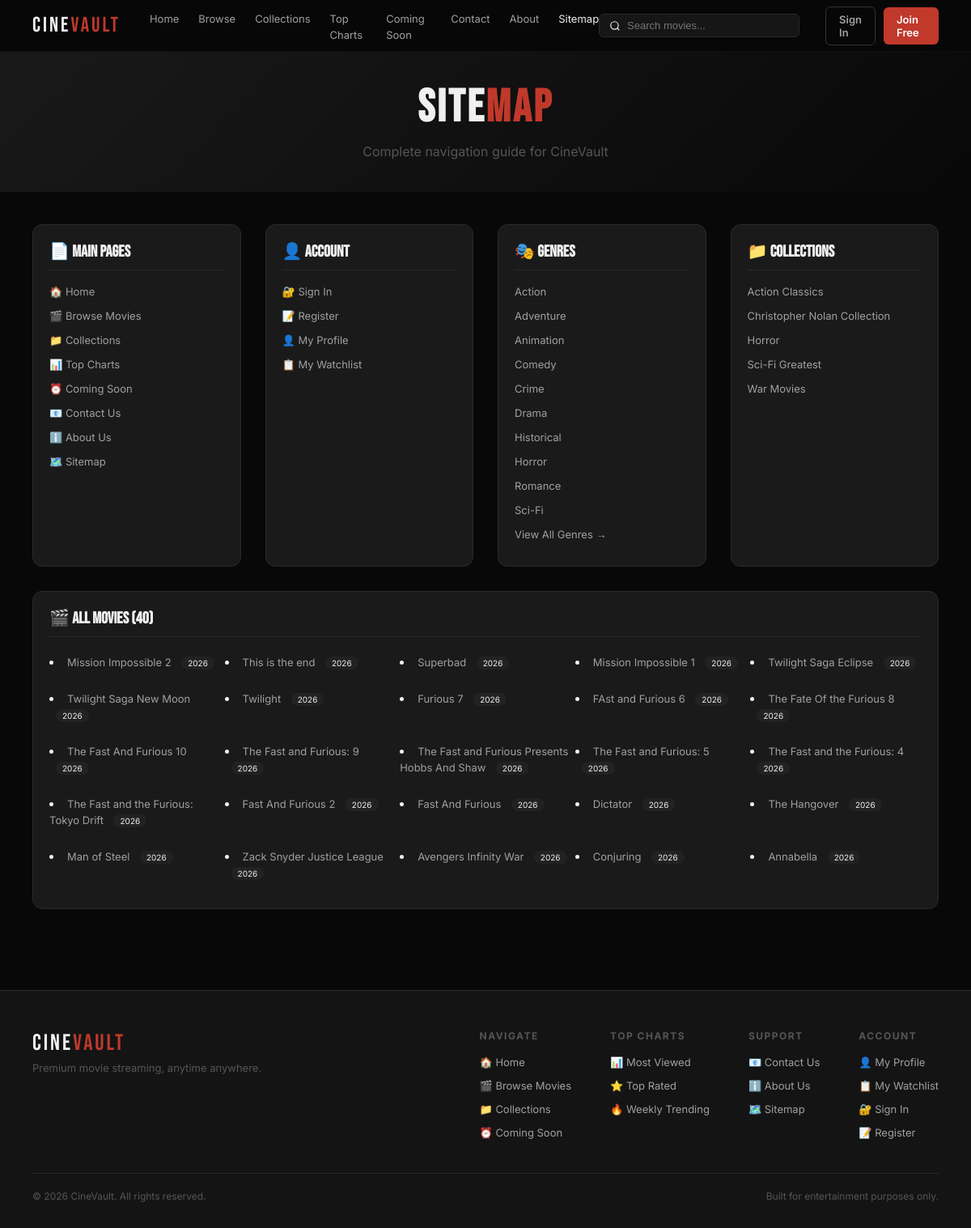
/sitemap.php, run on the app's committed database.
### tables this page shows
CREATE TABLE `genres` (
  `id` int(11) NOT NULL,
  `name` varchar(50) NOT NULL,
  `slug` varchar(50) NOT NULL
);

CREATE TABLE `collections` (
  `id` int(11) NOT NULL,
  `name` varchar(100) NOT NULL,
  `slug` varchar(100) NOT NULL,
  `description` text DEFAULT NULL,
  `cover_image` varchar(500) DEFAULT NULL,
  `is_active` tinyint(1) DEFAULT 1,
  `display_order` int(11) DEFAULT 0,
  `created_at` timestamp NOT NULL DEFAULT current_timestamp()
);

CREATE TABLE `movies` (
  `id` int(11) NOT NULL,
  `title` varchar(255) NOT NULL,
  `slug` varchar(255) NOT NULL,
  `description` text DEFAULT NULL,
  `poster` varchar(500) DEFAULT NULL,
  `backdrop` varchar(500) DEFAULT NULL,
  `trailer_url` varchar(500) DEFAULT NULL,
  `embed_url` varchar(500) NOT NULL,
  `year` int(11) DEFAULT NULL,
  `duration` int(11) DEFAULT NULL COMMENT 'in minutes',
  `rating` decimal(3,1) DEFAULT 0.0,
  `imdb_rating` decimal(3,1) DEFAULT 0.0,
  `director` varchar(255) DEFAULT NULL,
  `cast_members` text DEFAULT NULL,
  `language` varchar(50) DEFAULT 'English',
  `quality` varchar(20) DEFAULT 'HD',
  `views` int(11) DEFAULT 0,
  `is_featured` tinyint(1) DEFAULT 0,
  `is_trending` tinyint(1) DEFAULT 0,
  `is_upcoming` tinyint(1) DEFAULT 0,
  `release_date` date DEFAULT NULL,
  `meta_title` varchar(200) DEFAULT NULL,
  `meta_description` varchar(500) DEFAULT NULL,
  `meta_keywords` varchar(500) DEFAULT NULL,
  `created_at` timestamp NOT NULL DEFAULT current_timestamp()
);

### includes/config.php (called while the page is built, shortened)
<?php
function isLoggedIn() {
    return isset($_SESSION['user_id']);
}
?>

### sitemap.php (the view, shortened to what this page needs)
<?php
require_once __DIR__ . '/includes/config.php';
$db = getDB();
$movies = $db->query("SELECT id, slug, title, created_at FROM movies ORDER BY id DESC")->fetch_all(MYSQLI_ASSOC);
$genres = $db->query("SELECT slug, name FROM genres ORDER BY name")->fetch_all(MYSQLI_ASSOC);
$collections = $db->query("SELECT slug, name FROM collections ORDER BY name")->fetch_all(MYSQLI_ASSOC);
$loggedIn = isLoggedIn();
$username = $_SESSION['username'] ?? '';
?>
<!DOCTYPE html>
<html lang="en">
<head>
</head>
<body>
<nav class="navbar">
  <a class="nav-logo" href="index.php">CINE<span>VAULT</span></a>
  <ul class="nav-links">
    <li><a href="index.php">Home</a></li>
    <li><a href="movies.php">Browse</a></li>
    <li><a href="collections.php">Collections</a></li>
    <li><a href="charts.php">Top Charts</a></li>
    <li><a href="coming-soon.php">Coming Soon</a></li>
    <li><a href="contact.php">Contact</a></li>
    <li><a href="about.php">About</a></li>
    <li><a href="sitemap.php" class="active">Sitemap</a></li>
  </ul>
  <div class="nav-search">
    <div class="search-box">
      <svg width="14" height="14" fill="none" stroke="currentColor" stroke-width="2" viewBox="0 0 24 24"><circle cx="11" cy="11" r="8"/><path d="m21 21-4.35-4.35"/></svg>
      <input type="text" id="searchInput" placeholder="Search movies...">
    </div>
    <div class="nav-auth">
      <?php if ($loggedIn): ?>
      <div class="user-menu">
        <button class="user-trigger">
          <div class="user-avatar"><?= strtoupper(substr($username, 0, 1)) ?></div>
          <span><?= htmlspecialchars($username) ?></span>
        </button>
        <div class="user-dropdown">
          <a href="profile.php">My Profile</a>
          <a href="watchlist.php">My Watchlist</a>
          <a href="logout.php">Logout</a>
        </div>
      </div>
      <?php else: ?>
      <a href="login.php" class="btn btn-outline">Sign In</a>
      <a href="register.php" class="btn btn-red">Join Free</a>
      <?php endif; ?>
    </div>
  </div>
</nav>
<div class="page-header">
  <h1>SITE<span>MAP</span></h1>
  <p>Complete navigation guide for <?= SITE_NAME ?></p>
</div>
<div class="sitemap-section">
  <div class="sitemap-grid">
    <div class="sitemap-col">
      <h3>📄 Main Pages</h3>
      <ul>
        <li><a href="index.php">🏠 Home</a></li>
        <li><a href="movies.php">🎬 Browse Movies</a></li>
        <li><a href="collections.php">📁 Collections</a></li>
        <li><a href="charts.php">📊 Top Charts</a></li>
        <li><a href="coming-soon.php">⏰ Coming Soon</a></li>
        <li><a href="contact.php">📧 Contact Us</a></li>
        <li><a href="about.php">ℹ️ About Us</a></li>
        <li><a href="sitemap.php">🗺️ Sitemap</a></li>
      </ul>
    </div>
    <div class="sitemap-col">
      <h3>👤 Account</h3>
      <ul>
        <li><a href="login.php">🔐 Sign In</a></li>
        <li><a href="register.php">📝 Register</a></li>
        <li><a href="profile.php">👤 My Profile</a></li>
        <li><a href="watchlist.php">📋 My Watchlist</a></li>
      </ul>
    </div>
    <div class="sitemap-col">
      <h3>🎭 Genres</h3>
      <ul>
        <?php foreach (array_slice($genres, 0, 10) as $genre): ?>
        <li><a href="movies.php?genre=<?= $genre['slug'] ?>"><?= htmlspecialchars($genre['name']) ?></a></li>
        <?php endforeach; ?>
        <?php if (count($genres) > 10): ?>
        <li><a href="movies.php">View All Genres →</a></li>
        <?php endif; ?>
      </ul>
    </div>
    <div class="sitemap-col">
      <h3>📁 Collections</h3>
      <ul>
        <?php foreach ($collections as $collection): ?>
        <li><a href="collections.php?slug=<?= $collection['slug'] ?>"><?= htmlspecialchars($collection['name']) ?></a></li>
        <?php endforeach; ?>
      </ul>
    </div>
  </div>
  <div class="sitemap-col" style="margin-top:30px; width:100%">
    <h3>🎬 All Movies (<?= count($movies) ?>)</h3>
    <div class="movie-list" style="display:grid; grid-template-columns:repeat(auto-fill,minmax(200px,1fr)); gap:5px;">
      <?php foreach ($movies as $movie): ?>
      <li><a href="movie-detail.php?slug=<?= $movie['slug'] ?>"><?= htmlspecialchars($movie['title']) ?></a> <span class="count-badge"><?= date('Y', strtotime($movie['created_at'])) ?></span></li>
      <?php endforeach; ?>
    </div>
  </div>
</div>
<footer>
  <div class="footer-top">
    <div class="footer-brand">
      <div class="footer-logo">CINE<span>VAULT</span></div>
      <p class="footer-tagline">Premium movie streaming, anytime anywhere.</p>
    </div>
    <div class="footer-links">
      <div class="footer-col">
        <h4>Navigate</h4>
        <ul>
          <li><a href="index.php">🏠 Home</a></li>
          <li><a href="movies.php">🎬 Browse Movies</a></li>
          <li><a href="collections.php">📁 Collections</a></li>
          <li><a href="coming-soon.php">⏰ Coming Soon</a></li>
        </ul>
      </div>
      <div class="footer-col">
        <h4>Top Charts</h4>
        <ul>
          <li><a href="charts.php">📊 Most Viewed</a></li>
          <li><a href="charts.php">⭐ Top Rated</a></li>
          <li><a href="charts.php">🔥 Weekly Trending</a></li>
        </ul>
      </div>
      <div class="footer-col">
        <h4>Support</h4>
        <ul>
          <li><a href="contact.php">📧 Contact Us</a></li>
          <li><a href="about.php">ℹ️ About Us</a></li>
          <li><a href="sitemap.php">🗺️ Sitemap</a></li>
        </ul>
      </div>
      <div class="footer-col">
        <h4>Account</h4>
        <ul>
          <li><a href="profile.php">👤 My Profile</a></li>
          <li><a href="watchlist.php">📋 My Watchlist</a></li>
          <?php if (isset($_SESSION['user_id'])): ?>
          <li><a href="logout.php">🚪 Logout</a></li>
          <?php else: ?>
          <li><a href="login.php">🔐 Sign In</a></li>
          <li><a href="register.php">📝 Register</a></li>
          <?php endif; ?>
        </ul>
      </div>
    </div>
  </div>
  <div class="footer-bottom">
    <span>&copy; <?= date('Y') ?> CineVault. All rights reserved.</span>
    <span>Built for entertainment purposes only.</span>
  </div>
</footer>
</body>
</html>

### sitemap.php (style rules this page uses)
:root { --black: #080808; --dark-2: #141414; --dark-3: #1a1a1a; --dark-4: #222; --red: #c0392b; --red-light: #e74c3c; --text: #f0f0f0; --text-sec: #a0a0a0; --text-muted: #555; --border: #2a2a2a; --gold: #f0b429; --font-display: 'Bebas Neue', sans-serif; --font-body: 'Inter', sans-serif; }
* { margin:0;padding:0;box-sizing:border-box }
body { background:var(--black);color:var(--text);font-family:var(--font-body) }
.navbar { position:fixed;top:0;left:0;right:0;z-index:1000;height:64px;display:flex;align-items:center;padding:0 40px;background:rgba(8,8,8,0.97);backdrop-filter:blur(12px);border-bottom:1px solid rgba(255,255,255,0.04) }
.nav-logo { font-family:var(--font-display);font-size:26px;letter-spacing:3px; text-decoration:none; color:#f0f0f0; }
.nav-logo span { color:var(--red) }
.nav-links { display:flex;gap:24px;margin-left:36px;list-style:none }
.nav-links a { font-size:13px;color:var(--text-sec);text-decoration:none }
.nav-links a:hover,.nav-links a.active { color:var(--text) }
.nav-search { margin-left:auto;display:flex;align-items:center;gap:12px }
.search-box { display:flex;align-items:center;background:rgba(255,255,255,0.06);border:1px solid var(--border);border-radius:6px;padding:6px 12px;gap:8px }
.search-box input { background:none;border:none;outline:none;color:var(--text);font-size:13px;width:200px }
.nav-auth { display:flex;align-items:center;gap:10px;margin-left:20px }
.btn { display:inline-flex;padding:7px 16px;border-radius:6px;font-size:13px;font-weight:600;text-decoration:none }
.btn-outline { background:transparent;border:1px solid #333;color:var(--text-sec) }
.btn-red { background:var(--red);color:#fff }
.page-header { padding:100px 40px 40px;text-align:center;background:linear-gradient(135deg, var(--dark-3) 0%, var(--black) 100%) }
.page-header h1 { font-family:var(--font-display);font-size:56px;letter-spacing:3px }
.page-header h1 span { color:var(--red) }
.page-header p { color:var(--text-muted);margin-top:10px }
.sitemap-section { padding:40px;max-width:1200px;margin:0 auto }
.sitemap-grid { display:grid;grid-template-columns:repeat(4,1fr);gap:30px }
.sitemap-col { background:var(--dark-3);border-radius:12px;padding:20px;border:1px solid var(--border) }
.sitemap-col h3 { font-family:var(--font-display);font-size:20px;margin-bottom:15px;padding-bottom:10px;border-bottom:1px solid var(--border) }
.sitemap-col ul { list-style:none }
.sitemap-col li { margin-bottom:10px }
.sitemap-col a { color:var(--text-sec);text-decoration:none;font-size:13px;transition:color 0.2s }
.movie-list { max-height:300px;overflow-y:auto }
.movie-list li { padding:5px 0 }
.count-badge { background:var(--dark-4);padding:2px 8px;border-radius:20px;font-size:10px;margin-left:8px }
footer { padding: 48px 40px 32px; border-top: 1px solid var(--border); margin-top: 60px; background: var(--dark-2); }
.footer-top { display: flex; justify-content: space-between; align-items: flex-start; margin-bottom: 32px; flex-wrap: wrap; gap: 40px; }
.footer-brand { flex-shrink: 0; }
.footer-logo { font-family: var(--font-display); font-size: 28px; letter-spacing: 3px; color: var(--text); }
.footer-logo span { color: var(--red); }
.footer-tagline { color: var(--text-muted); margin-top: 6px; font-size: 13px; }
.footer-links { display: flex; gap: 48px; flex-wrap: wrap; }
.footer-col h4 { font-size: 12px; font-weight: 700; letter-spacing: 1.5px; text-transform: uppercase; color: var(--text-muted); margin-bottom: 14px; }
.footer-col ul { list-style: none; }
.footer-col li { margin-bottom: 9px; }
.footer-col a { font-size: 13px; color: var(--text-sec); text-decoration: none; transition: color 0.2s; }
.footer-bottom { border-top: 1px solid var(--border); padding-top: 20px; display: flex; justify-content: space-between; align-items: center; font-size: 12px; color: var(--text-muted); flex-wrap: wrap; gap: 10px; }

### data on the page
genres: name "Action"
genres: name "Adventure"
genres: name "Animation"
genres: name "Comedy"
genres: name "Crime"
genres: name "Drama"
genres: name "Historical"
genres: name "Horror"
genres: name "Romance"
genres: name "Sci-Fi"
collections: name "Action Classics"
collections: name "Christopher Nolan Collection"
collections: name "Horror"
collections: name "Sci-Fi Greatest"
collections: name "War Movies"
movies: title "Mission Impossible 2", created_at "2026"
movies: title "This is the end", created_at "2026"
movies: title "Superbad", created_at "2026"
movies: title "Mission Impossible 1", created_at "2026"
movies: title "Twilight Saga Eclipse", created_at "2026"
movies: title "Twilight Saga New Moon", created_at "2026"
movies: title "Twilight", created_at "2026"
movies: title "Furious 7", created_at "2026"
movies: title "FAst and Furious 6", created_at "2026"
movies: title "The Fate Of the Furious 8", created_at "2026"
movies: title "The Fast And Furious 10", created_at "2026"
movies: title "The Fast and Furious: 9", created_at "2026"
movies: title "The Fast and Furious Presents Hobbs And Shaw", created_at "2026"
movies: title "The Fast and Furious: 5", created_at "2026"
movies: title "The Fast and the Furious: 4", created_at "2026"
movies: title "The Fast and the Furious: Tokyo Drift", created_at "2026"
movies: title "Fast And Furious 2", created_at "2026"
movies: title "Fast And Furious", created_at "2026"
movies: title "Dictator", created_at "2026"
movies: title "The Hangover", created_at "2026"
movies: title "Man of Steel", created_at "2026"
movies: title "Zack Snyder Justice League", created_at "2026"
movies: title "Avengers Infinity War", created_at "2026"
movies: title "Conjuring", created_at "2026"
movies: title "Annabella", created_at "2026"

### other printed values
SITE_NAME "CineVault"
count($movies) "40"
